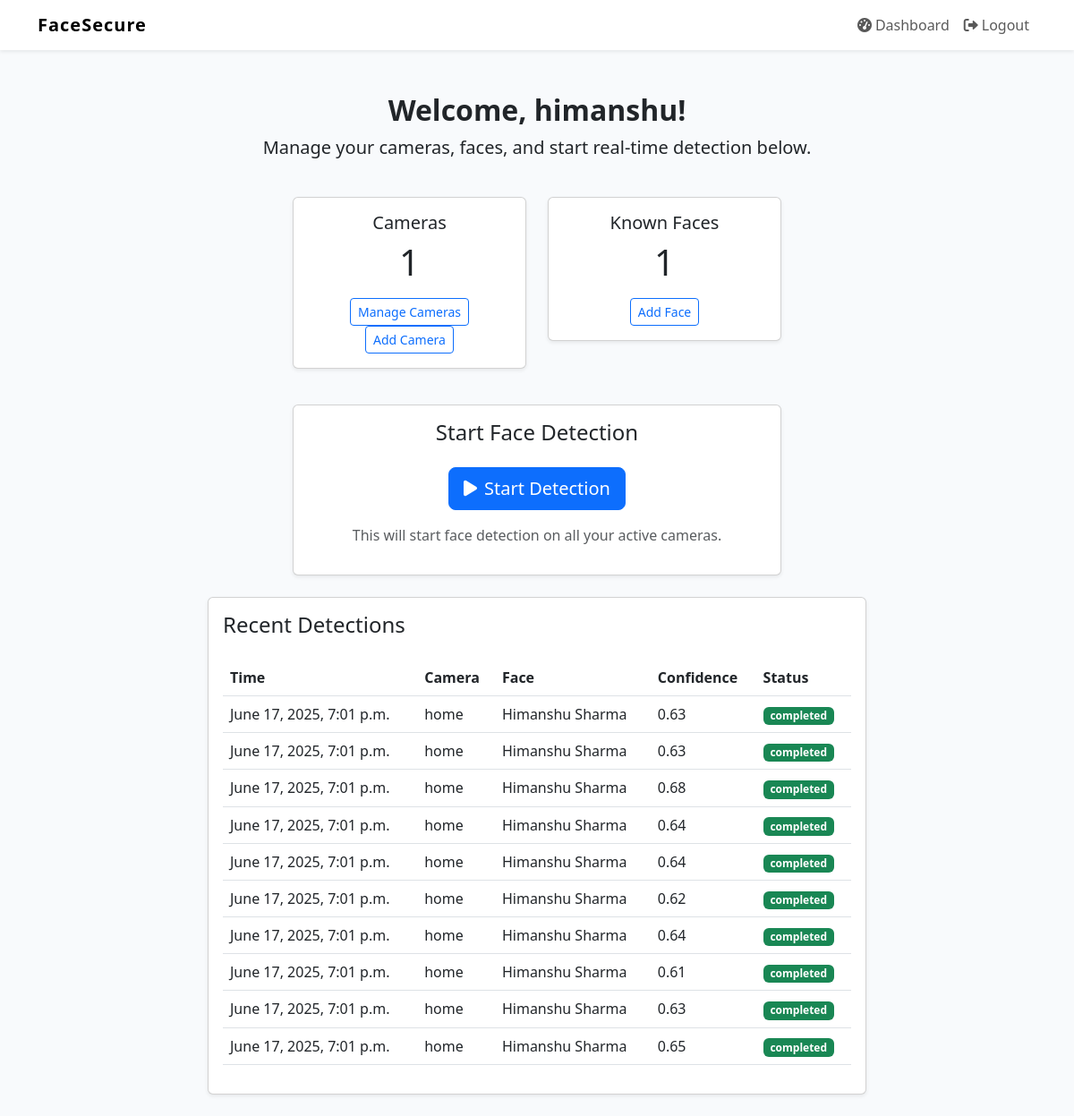
Page /dashboard/ (signed in) on the committed database.
### accounts/models.py (models this page shows, shortened)
class CustomUser(AbstractUser):
    email = models.EmailField(unique=True)
    phone_number = models.CharField(max_length=15, blank=True, null=True)
    company_name = models.CharField(max_length=100, blank=True, null=True)
    is_verified = models.BooleanField(default=False)
    created_at = models.DateTimeField(auto_now_add=True)
    updated_at = models.DateTimeField(auto_now=True)
    USERNAME_FIELD = 'email'
    REQUIRED_FIELDS = ['username']
    class Meta:
        verbose_name = 'User'
        verbose_name_plural = 'Users'

### detection/models.py (models this page shows, shortened)
class Detection(models.Model):
    STATUS_CHOICES = [
        ('pending', 'Pending'),
        ('processing', 'Processing'),
        ('completed', 'Completed'),
        ('failed', 'Failed'),
    ]
    camera = models.ForeignKey(Camera, on_delete=models.CASCADE, related_name='detections')
    detected_face = models.ForeignKey(Face, on_delete=models.SET_NULL, null=True, related_name='detections')
    timestamp = models.DateTimeField(auto_now_add=True)
    status = models.CharField(max_length=20, choices=STATUS_CHOICES, default='pending')
    confidence_score = models.FloatField(null=True, blank=True)
    image = models.ImageField(upload_to='detections/', null=True, blank=True)
    notification_sent = models.BooleanField(default=False)
    class Meta:
        verbose_name = 'Detection'
        verbose_name_plural = 'Detections'
        ordering = ['-timestamp']

### cameras/models.py (models this page shows, shortened)
class Camera(models.Model):
    name = models.CharField(max_length=100)
    ip_address = models.GenericIPAddressField()
    port = models.IntegerField(default=80)
    username = models.CharField(max_length=100, blank=True, null=True)
    password = models.CharField(max_length=100, blank=True, null=True)
    is_active = models.BooleanField(default=True)
    user = models.ForeignKey(settings.AUTH_USER_MODEL, on_delete=models.CASCADE, related_name='cameras')
    created_at = models.DateTimeField(auto_now_add=True)
    updated_at = models.DateTimeField(auto_now=True)
    class Meta:
        verbose_name = 'Camera'
        verbose_name_plural = 'Cameras'
        ordering = ['-created_at']

### faces/models.py (models this page shows, shortened)
class Face(models.Model):
    name = models.CharField(max_length=100)
    image = models.ImageField(upload_to='faces/')
    user = models.ForeignKey(settings.AUTH_USER_MODEL, on_delete=models.CASCADE, related_name='faces')
    is_active = models.BooleanField(default=True)
    created_at = models.DateTimeField(auto_now_add=True)
    updated_at = models.DateTimeField(auto_now=True)
    class Meta:
        verbose_name = 'Face'
        verbose_name_plural = 'Faces'
        ordering = ['-created_at']

### detection/views.py (the view)
# urls.py: path('dashboard/', start_streams, name='dashboard'),
@login_required
def start_streams(request):
    user = request.user
    cameras = Camera.objects.filter(user=user)
    faces = Face.objects.filter(user=user)
    recent_detections = Detection.objects.filter(
        camera__user=user
    ).order_by('-timestamp')[:10]  # Get last 10 detections
    for cam in cameras:
        Thread(target=old_process_camera, args=(cam, user)).start()
    return render(request, 'dashboard.html', {
        'cameras': cameras,
        'faces': faces,
        'recent_detections': recent_detections
    })

### detection/utils.py (called while the page is built)
def load_known_faces(user):
    known_encodings = []
    known_names = []
    for face in Face.objects.filter(user=user, is_active=True):
        image_path = face.image.path
        image = face_recognition.load_image_file(image_path)
        encodings = face_recognition.face_encodings(image)
        if encodings:
            known_encodings.append(encodings[0])
            known_names.append(face.name)
    return known_encodings, known_names

### templates/dashboard.html (shortened to what this page needs)
{% extends 'base.html' %}
{% block content %}
<div class="row mt-4">
    <div class="col-md-12 text-center">
        <h2 class="fw-bold">Welcome, {{ user.username }}!</h2>
        <p class="lead">Manage your cameras, faces, and start real-time detection below.</p>
    </div>
</div>
<div class="row justify-content-center mt-4">
    <div class="col-md-3 mb-3">
        <div class="card text-center shadow-sm">
            <div class="card-body">
                <h5 class="card-title">Cameras</h5>
                <p class="display-6">{{ cameras|length }}</p>
                <a href="/api/cameras/" class="btn btn-outline-primary btn-sm">Manage Cameras</a>
                <a href="{% url 'add_camera' %}" class="btn btn-outline-primary btn-sm">Add Camera</a>
            </div>
        </div>
    </div>
    <div class="col-md-3 mb-3">
        <div class="card text-center shadow-sm">
            <div class="card-body">
                <h5 class="card-title">Known Faces</h5>
                <p class="display-6">{{ faces|length }}</p>
                <a href="{% url 'add_face' %}" class="btn btn-outline-primary btn-sm">Add Face</a>
            </div>
        </div>
    </div>
</div>
<div class="row justify-content-center mt-4">
    <div class="col-md-6">
        <div class="card shadow-sm">
            <div class="card-body text-center">
                <h4 class="card-title mb-4">Start Face Detection</h4>
                <button type="button" class="btn btn-lg btn-primary" onclick="startDetection()">
                    <i class="fas fa-play me-2"></i>Start Detection
                </button>
                <p class="text-muted mt-3">
                    This will start face detection on all your active cameras.
                </p>
            </div>
        </div>
    </div>
</div>
<div class="row justify-content-center mt-4">
    <div class="col-md-8">
        <div class="card shadow-sm">
            <div class="card-body">
                <h4 class="card-title mb-4">Recent Detections</h4>
                <div class="table-responsive">
                    <table class="table">
                        <thead>
                            <tr>
                                <th>Time</th>
                                <th>Camera</th>
                                <th>Face</th>
                                <th>Confidence</th>
                                <th>Status</th>
                            </tr>
                        </thead>
                        <tbody>
                            {% for detection in recent_detections %}
                            <tr>
                                <td>{{ detection.timestamp }}</td>
                                <td>{{ detection.camera.name }}</td>
                                <td>{{ detection.detected_face.name|default:"Unknown" }}</td>
                                <td>{{ detection.confidence_score|floatformat:2 }}</td>
                                <td>
                                    <span class="badge {% if detection.status == 'completed' %}bg-success{% else %}bg-warning{% endif %}">
                                        {{ detection.status }}
                                    </span>
                                </td>
                            </tr>
                            {% empty %}
                            <tr>
                                <td colspan="5" class="text-center">No detections yet</td>
                            </tr>
                            {% endfor %}
                        </tbody>
                    </table>
                </div>
            </div>
        </div>
    </div>
</div>
{% endblock %}

### templates/base.html (shortened to what this page needs)
<!DOCTYPE html>
<html lang="en">
<head>
    <link href="https://cdn.jsdelivr.net/npm/bootstrap@5.3.0/dist/css/bootstrap.min.css" rel="stylesheet">
    <link href="https://cdnjs.cloudflare.com/ajax/libs/font-awesome/6.0.0/css/all.min.css" rel="stylesheet">
</head>
<body>
<nav class="navbar navbar-expand-lg navbar-light bg-white shadow-sm">
    <div class="container">
        <a class="navbar-brand" href="/">FaceSecure</a>
        <div class="collapse navbar-collapse" id="navbarNav">
            <ul class="navbar-nav ms-auto">
                {% if user.is_authenticated %}
                    <li class="nav-item"><a class="nav-link" href="/dashboard/"><i class="fas fa-tachometer-alt me-1"></i>Dashboard</a></li>
                    <li class="nav-item"><a class="nav-link" href="/logout/"><i class="fas fa-sign-out-alt me-1"></i>Logout</a></li>
                {% else %}
                    <li class="nav-item"><a class="nav-link" href="/login/"><i class="fas fa-sign-in-alt me-1"></i>Login</a></li>
                    <li class="nav-item"><a class="nav-link btn btn-primary text-white ms-2" href="/signup/"><i class="fas fa-user-plus me-1"></i>Sign Up</a></li>
                {% endif %}
            </ul>
        </div>
    </div>
</nav>
<div class="container py-4">
    {% block content %}{% endblock %}
</div>
</body>
</html>

### templates/base.html (style rules this page uses)
body { background: #f8fafc; }
.navbar-brand { font-weight: bold; letter-spacing: 1px; }

### rows in the picture
CustomUser: username "himanshu"
Detection: timestamp "June 17, 2025, 7:01 p.m.", camera.name "home", detected_face.name "Himanshu Sharma", confidence_score "0.63", status "completed"
Detection: timestamp "June 17, 2025, 7:01 p.m.", camera.name "home", detected_face.name "Himanshu Sharma", confidence_score "0.63", status "completed"
Detection: timestamp "June 17, 2025, 7:01 p.m.", camera.name "home", detected_face.name "Himanshu Sharma", confidence_score "0.68", status "completed"
Detection: timestamp "June 17, 2025, 7:01 p.m.", camera.name "home", detected_face.name "Himanshu Sharma", confidence_score "0.64", status "completed"
Detection: timestamp "June 17, 2025, 7:01 p.m.", camera.name "home", detected_face.name "Himanshu Sharma", confidence_score "0.64", status "completed"
Detection: timestamp "June 17, 2025, 7:01 p.m.", camera.name "home", detected_face.name "Himanshu Sharma", confidence_score "0.62", status "completed"
Detection: timestamp "June 17, 2025, 7:01 p.m.", camera.name "home", detected_face.name "Himanshu Sharma", confidence_score "0.64", status "completed"
Detection: timestamp "June 17, 2025, 7:01 p.m.", camera.name "home", detected_face.name "Himanshu Sharma", confidence_score "0.61", status "completed"
Detection: timestamp "June 17, 2025, 7:01 p.m.", camera.name "home", detected_face.name "Himanshu Sharma", confidence_score "0.63", status "completed"
Detection: timestamp "June 17, 2025, 7:01 p.m.", camera.name "home", detected_face.name "Himanshu Sharma", confidence_score "0.65", status "completed"

### other values in the picture
{{ cameras|length }} "1"
{{ faces|length }} "1"
